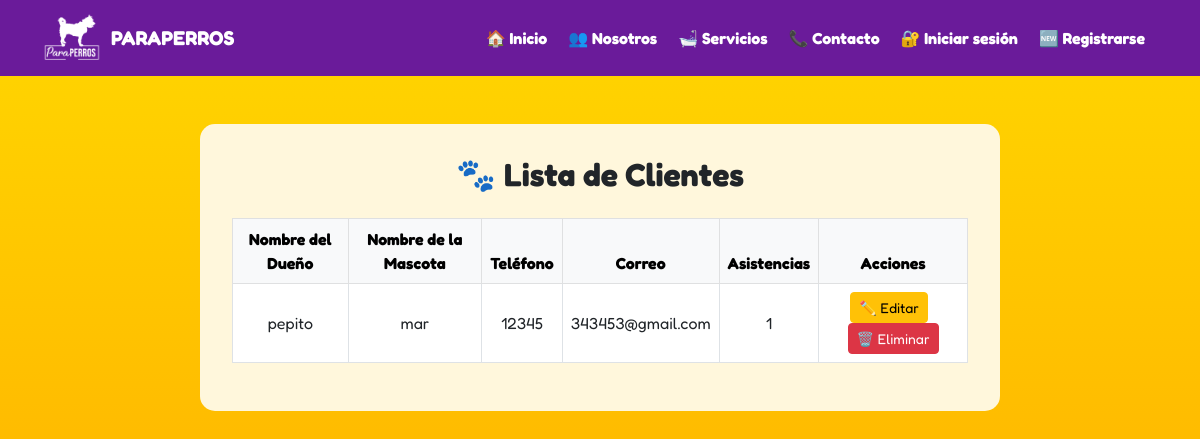
Page /clientes/ on the earlier database version.
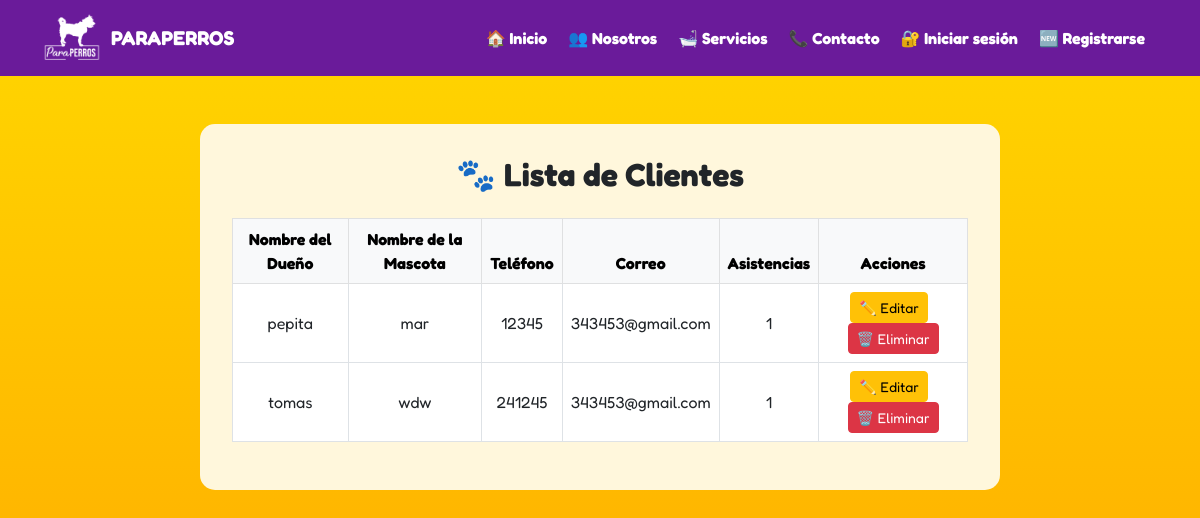
Same page on the later database version.
### tasks/models.py (models this page shows, shortened)
class PersonalData(models.Model):
    nombre_dueno = models.CharField(max_length=100)
    nombre_mascota = models.CharField(max_length=100)
    telefono = models.CharField(max_length=15)
    correo = models.EmailField()

### tasks/views.py (the view)
# urls.py: path('clientes/', views.lista_datos_personales, name='lista_datos_personales'),
def lista_datos_personales(request):
    clientes = PersonalData.objects.annotate(num_asistencias=Count('asistencias'))
    return render(request, 'lista_datos_personales.html', {'clientes': clientes})

### tasks/templates/lista_datos_personales.html
{% extends 'base.html' %}
{% block content %}
  <div class="container mt-5" style="background-color: #fff7dc; padding: 2rem; border-radius: 15px; max-width: 800px;">
    <h2 class="text-center mb-4" style="font-weight: bold;">
      🐾 Lista de Clientes
    </h2>
    <table class="table table-bordered text-center align-middle" style="background-color: white;">
      <thead class="table-light">
        <tr>
          <th>Nombre del Dueño</th>
          <th>Nombre de la Mascota</th>
          <th>Teléfono</th>
          <th>Correo</th>
          <th>Asistencias</th>
          <th>Acciones</th>
        </tr>
      </thead>
      <tbody>
        {% for cliente in clientes %}
          <tr>
            <td>{{ cliente.nombre_dueno }}</td>
            <td>{{ cliente.nombre_mascota }}</td>
            <td>{{ cliente.telefono }}</td>
            <td>{{ cliente.correo }}</td>
            <td>{{ cliente.num_asistencias }}</td>
            <td>
              <a href="{% url 'editar_datos_personales' cliente.id %}" class="btn btn-sm btn-warning me-2">✏️ Editar</a>
              <a href="{% url 'eliminar_datos_personales' cliente.id %}" class="btn btn-sm btn-danger">🗑️ Eliminar</a>
            </td>
          </tr>
        {% empty %}
          <tr>
            <td colspan="6">No hay datos registrados.</td>
          </tr>
        {% endfor %}
      </tbody>
    </table>
  </div>
{% endblock %}

Differences in the rows shown:
changed PersonalData "mar": nombre_dueno "pepito" → "pepita"
added PersonalData: nombre_dueno "tomas", nombre_mascota "wdw", telefono "241245", correo "343453@gmail.com", num_asistencias "1"
